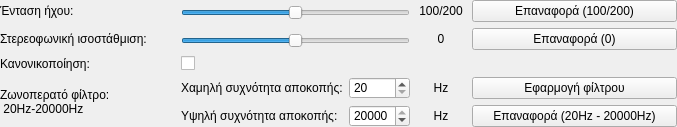
        <widget class="QFrame" name="frame_2">
         <property name="minimumSize">
          <size>
           <width>0</width>
           <height>0</height>
          </size>
         </property>
         <property name="styleSheet">
          <string notr="true">QFrame{border:none;}</string>
         </property>
         <property name="frameShape">
          <enum>QFrame::StyledPanel</enum>
         </property>
         <property name="frameShadow">
          <enum>QFrame::Raised</enum>
         </property>
         <layout class="QGridLayout" name="gridLayout_3">
          <property name="leftMargin">
           <number>0</number>
          </property>
          <property name="topMargin">
           <number>0</number>
          </property>
          <property name="rightMargin">
           <number>0</number>
          </property>
          <property name="bottomMargin">
           <number>0</number>
          </property>
          <item row="3" column="0">
           <widget class="QFrame" name="frame_6">
            <property name="sizePolicy">
             <sizepolicy hsizetype="Preferred" vsizetype="Fixed">
              <horstretch>0</horstretch>
              <verstretch>0</verstretch>
             </sizepolicy>
            </property>
            <property name="styleSheet">
             <string notr="true">QFrame{
	border:none;
}</string>
            </property>
            <property name="frameShape">
             <enum>QFrame::StyledPanel</enum>
            </property>
            <property name="frameShadow">
             <enum>QFrame::Raised</enum>
            </property>
            <layout class="QHBoxLayout" name="horizontalLayout_4">
             <property name="leftMargin">
              <number>0</number>
             </property>
             <property name="topMargin">
              <number>0</number>
             </property>
             <property name="rightMargin">
              <number>0</number>
             </property>
             <property name="bottomMargin">
              <number>0</number>
             </property>
             <item>
              <widget class="QLabel" name="label_7">
               <property name="minimumSize">
                <size>
                 <width>175</width>
                 <height>0</height>
                </size>
               </property>
               <property name="maximumSize">
                <size>
                 <width>175</width>
                 <height>16777215</height>
                </size>
               </property>
               <property name="styleSheet">
                <string notr="true">QLabel{border:none;}</string>
               </property>
               <property name="text">
                <string>Ζωνοπερατό φίλτρο:
 20Hz-20000Hz</string>
               </property>
              </widget>
             </item>
             <item>
              <widget class="QFrame" name="frame_13">
               <property name="frameShape">
                <enum>QFrame::StyledPanel</enum>
               </property>
               <property name="frameShadow">
                <enum>QFrame::Raised</enum>
               </property>
               <layout class="QGridLayout" name="gridLayout_4">
                <property name="leftMargin">
                 <number>0</number>
                </property>
                <property name="topMargin">
                 <number>0</number>
                </property>
                <property name="rightMargin">
                 <number>0</number>
                </property>
                <property name="bottomMargin">
                 <number>0</number>
                </property>
                <item row="1" column="1">
                 <widget class="QSpinBox" name="high_frequency">
                  <property name="whatsThis">
                   <string>Επιλογή της υψηλής συχνότητας του βαθυπερατού φίλτρου</string>
                  </property>
                  <property name="minimum">
                   <number>20</number>
                  </property>
                  <property name="maximum">
                   <number>20000</number>
                  </property>
                  <property name="singleStep">
                   <number>100</number>
                  </property>
                  <property name="value">
                   <number>20000</number>
                  </property>
                 </widget>
                </item>
                <item row="1" column="0">
                 <widget class="QLabel" name="label_11">
                  <property name="sizePolicy">
                   <sizepolicy hsizetype="Fixed" vsizetype="Preferred">
                    <horstretch>0</horstretch>
                    <verstretch>0</verstretch>
                   </sizepolicy>
                  </property>
                  <property name="text">
                   <string>Υψηλή συχνότητα αποκοπής:</string>
                  </property>
                 </widget>
                </item>
                <item row="1" column="2">
                 <widget class="QLabel" name="label_13">
                  <property name="minimumSize">
                   <size>
                    <width>50</width>
                    <height>0</height>
                   </size>
                  </property>
                  <property name="maximumSize">
                   <size>
                    <width>50</width>
                    <height>16777215</height>
                   </size>
                  </property>
                  <property name="text">
                   <string>Hz</string>
                  </property>
                  <property name="alignment">
                   <set>Qt::AlignCenter</set>
                  </property>
                 </widget>
                </item>
                <item row="1" column="3">
                 <widget class="QPushButton" name="reset_filter">
                  <property name="sizePolicy">
                   <sizepolicy hsizetype="Minimum" vsizetype="Maximum">
                    <horstretch>0</horstretch>
                    <verstretch>0</verstretch>
                   </sizepolicy>
                  </property>
                  <property name="minimumSize">
                   <size>
                    <width>205</width>
                    <height>0</height>
                   </size>
                  </property>
                  <property name="maximumSize">
                   <size>
                    <width>205</width>
                    <height>16777215</height>
                   </size>
                  </property>
                  <property name="whatsThis">
                   <string>Επαναφορά των ρυθμίσεων του ζωνοπερατού φίλτρου στις τιμές 20 Hz  έως 20000 Hz</string>
                  </property>
                  <property name="text">
                   <string>Επαναφορά (20Hz - 20000Hz)</string>
                  </property>
                  <property name="icon">
                   <iconset resource="../../../icons.qrc">
                    <normaloff>:/main-window/assets/images/main-window/default-filter.png</normaloff>:/main-window/assets/images/main-window/default-filter.png</iconset>
                  </property>
                 </widget>
                </item>
                <item row="0" column="2">
                 <widget class="QLabel" name="label_12">
                  <property name="minimumSize">
                   <size>
                    <width>50</width>
                    <height>0</height>
                   </size>
                  </property>
                  <property name="maximumSize">
                   <size>
                    <width>50</width>
                    <height>16777215</height>
                   </size>
                  </property>
                  <property name="text">
                   <string>Hz</string>
                  </property>
                  <property name="alignment">
                   <set>Qt::AlignCenter</set>
                  </property>
                 </widget>
                </item>
                <item row="0" column="3">
                 <widget class="QPushButton" name="apply_filter">
                  <property name="sizePolicy">
                   <sizepolicy hsizetype="Minimum" vsizetype="Maximum">
                    <horstretch>0</horstretch>
                    <verstretch>0</verstretch>
                   </sizepolicy>
                  </property>
                  <property name="minimumSize">
                   <size>
                    <width>205</width>
                    <height>0</height>
                   </size>
                  </property>
                  <property name="maximumSize">
                   <size>
                    <width>205</width>
                    <height>16777215</height>
                   </size>
                  </property>
                  <property name="whatsThis">
                   <string>Εφαρμογή των ρυθμίσεων του ζωνοπερατού φίλτρου</string>
                  </property>
                  <property name="text">
                   <string>Εφαρμογή φίλτρου</string>
                  </property>
                  <property name="icon">
                   <iconset resource="../../../icons.qrc">
                    <normaloff>:/main-window/assets/images/main-window/apply-filter.png</normaloff>:/main-window/assets/images/main-window/apply-filter.png</iconset>
                  </property>
                 </widget>
                </item>
                <item row="0" column="0">
                 <widget class="QLabel" name="label_10">
                  <property name="sizePolicy">
                   <sizepolicy hsizetype="Fixed" vsizetype="Preferred">
                    <horstretch>0</horstretch>
                    <verstretch>0</verstretch>
                   </sizepolicy>
                  </property>
                  <property name="text">
                   <string>Χαμηλή συχνότητα αποκοπής:</string>
                  </property>
                 </widget>
                </item>
                <item row="0" column="1">
                 <widget class="QSpinBox" name="low_frequency">
                  <property name="whatsThis">
                   <string>Επιλογή χαμηλής συχνότητας του υψιπερατού φίλτρου</string>
                  </property>
                  <property name="minimum">
                   <number>20</number>
                  </property>
                  <property name="maximum">
                   <number>20000</number>
                  </property>
                  <property name="singleStep">
                   <number>100</number>
                  </property>
                 </widget>
                </item>
               </layout>
              </widget>
             </item>
            </layout>
           </widget>
          </item>
          <item row="2" column="0">
           <widget class="QFrame" name="frame_5">
            <property name="sizePolicy">
             <sizepolicy hsizetype="Preferred" vsizetype="Fixed">
              <horstretch>0</horstretch>
              <verstretch>0</verstretch>
             </sizepolicy>
            </property>
            <property name="styleSheet">
             <string notr="true">QFrame{
	border:none;
}</string>
            </property>
            <property name="frameShape">
             <enum>QFrame::StyledPanel</enum>
            </property>
            <property name="frameShadow">
             <enum>QFrame::Raised</enum>
            </property>
            <layout class="QHBoxLayout" name="horizontalLayout_3">
             <property name="leftMargin">
              <number>0</number>
             </property>
             <property name="topMargin">
              <number>0</number>
             </property>
             <property name="rightMargin">
              <number>0</number>
             </property>
             <property name="bottomMargin">
              <number>0</number>
             </property>
             <item>
              <widget class="QLabel" name="label_6">
               <property name="minimumSize">
                <size>
                 <width>175</width>
                 <height>0</height>
                </size>
               </property>
               <property name="maximumSize">
                <size>
                 <width>175</width>
                 <height>16777215</height>
                </size>
               </property>
               <property name="styleSheet">
                <string notr="true">QLabel{border:none;}</string>
               </property>
               <property name="text">
                <string>Κανονικοποίηση:</string>
               </property>
              </widget>
             </item>
             <item>
              <widget class="QCheckBox" name="is_normalized">
               <property name="whatsThis">
                <string>Ενεργοποίση ή μη της κανονικοποίησης της έντασης του ήχου με σκοπό την μείωση των μεγάλων μεταβολών της έντασης</string>
               </property>
               <property name="text">
                <string/>
               </property>
              </widget>
             </item>
            </layout>
           </widget>
          </item>
          <item row="1" column="0">
           <widget class="QFrame" name="frame_4">
            <property name="sizePolicy">
             <sizepolicy hsizetype="Preferred" vsizetype="Fixed">
              <horstretch>0</horstretch>
              <verstretch>0</verstretch>
             </sizepolicy>
            </property>
            <property name="styleSheet">
             <string notr="true">QFrame{
	border:none;
}</string>
            </property>
            <property name="frameShape">
             <enum>QFrame::StyledPanel</enum>
            </property>
            <property name="frameShadow">
             <enum>QFrame::Raised</enum>
            </property>
            <layout class="QHBoxLayout" name="horizontalLayout_2">
             <property name="leftMargin">
              <number>0</number>
             </property>
             <property name="topMargin">
              <number>0</number>
             </property>
             <property name="rightMargin">
              <number>0</number>
             </property>
             <property name="bottomMargin">
              <number>0</number>
             </property>
             <item>
              <widget class="QLabel" name="label_5">
               <property name="minimumSize">
                <size>
                 <width>175</width>
                 <height>0</height>
                </size>
               </property>
               <property name="maximumSize">
                <size>
                 <width>175</width>
                 <height>16777215</height>
                </size>
               </property>
               <property name="styleSheet">
                <string notr="true">QLabel{border:none;}</string>
               </property>
               <property name="text">
                <string>Στερεοφωνική ισοστάθμιση:</string>
               </property>
              </widget>
             </item>
             <item>
              <widget class="QFrame" name="frame_12">
               <property name="sizePolicy">
                <sizepolicy hsizetype="Expanding" vsizetype="Preferred">
                 <horstretch>0</horstretch>
                 <verstretch>0</verstretch>
                </sizepolicy>
               </property>
               <property name="frameShape">
                <enum>QFrame::StyledPanel</enum>
               </property>
               <property name="frameShadow">
                <enum>QFrame::Raised</enum>
               </property>
               <layout class="QVBoxLayout" name="verticalLayout_2">
                <property name="spacing">
                 <number>0</number>
                </property>
                <property name="leftMargin">
                 <number>0</number>
                </property>
                <property name="topMargin">
                 <number>0</number>
                </property>
                <property name="rightMargin">
                 <number>0</number>
                </property>
                <property name="bottomMargin">
                 <number>0</number>
                </property>
                <item>
                 <spacer name="verticalSpacer_3">
                  <property name="orientation">
                   <enum>Qt::Vertical</enum>
                  </property>
                  <property name="sizeHint" stdset="0">
                   <size>
                    <width>20</width>
                    <height>5</height>
                   </size>
                  </property>
                 </spacer>
                </item>
                <item>
                 <widget class="QSlider" name="pan_slider">
                  <property name="whatsThis">
                   <string>Ρύθμιση της στερεοφωνικής ισοστάθμισης (τιμές από -100 έως 100)</string>
                  </property>
                  <property name="minimum">
                   <number>-100</number>
                  </property>
                  <property name="maximum">
                   <number>100</number>
                  </property>
                  <property name="value">
                   <number>0</number>
                  </property>
                  <property name="orientation">
                   <enum>Qt::Horizontal</enum>
                  </property>
                 </widget>
                </item>
                <item>
                 <spacer name="verticalSpacer_4">
                  <property name="orientation">
                   <enum>Qt::Vertical</enum>
                  </property>
                  <property name="sizeHint" stdset="0">
                   <size>
                    <width>20</width>
                    <height>1</height>
                   </size>
                  </property>
                 </spacer>
                </item>
               </layout>
              </widget>
             </item>
             <item>
              <widget class="QLabel" name="pan_label">
               <property name="minimumSize">
                <size>
                 <width>50</width>
                 <height>0</height>
                </size>
               </property>
               <property name="maximumSize">
                <size>
                 <width>50</width>
                 <height>16777215</height>
                </size>
               </property>
               <property name="text">
                <string>0</string>
               </property>
               <property name="alignment">
                <set>Qt::AlignCenter</set>
               </property>
              </widget>
             </item>
             <item>
              <widget class="QPushButton" name="reset_pan">
               <property name="sizePolicy">
                <sizepolicy hsizetype="Minimum" vsizetype="Maximum">
                 <horstretch>0</horstretch>
                 <verstretch>0</verstretch>
                </sizepolicy>
               </property>
               <property name="minimumSize">
                <size>
                 <width>205</width>
                 <height>0</height>
                </size>
               </property>
               <property name="maximumSize">
                <size>
                 <width>205</width>
                 <height>16777215</height>
                </size>
               </property>
               <property name="whatsThis">
                <string>Επαναφορά της τιμής της στερεοφωνικής ισοστάθμισης στην τιμή 0 (ίση ένταση ήχου στο αριστερό και στο δεξιό ηχείο)</string>
               </property>
               <property name="text">
                <string>Επαναφορά (0)</string>
               </property>
              </widget>
             </item>
            </layout>
           </widget>
          </item>
          <item row="0" column="0">
           <widget class="QFrame" name="frame_3">
            <property name="sizePolicy">
             <sizepolicy hsizetype="Preferred" vsizetype="Fixed">
              <horstretch>0</horstretch>
              <verstretch>0</verstretch>
             </sizepolicy>
            </property>
            <property name="styleSheet">
             <string notr="true">QFrame{
	border:none;
}</string>
            </property>
            <property name="frameShape">
             <enum>QFrame::StyledPanel</enum>
            </property>
            <property name="frameShadow">
             <enum>QFrame::Raised</enum>
            </property>
            <layout class="QHBoxLayout" name="horizontalLayout">
             <property name="leftMargin">
              <number>0</number>
             </property>
             <property name="topMargin">
              <number>0</number>
             </property>
             <property name="rightMargin">
              <number>0</number>
             </property>
             <property name="bottomMargin">
              <number>0</number>
             </property>
             <item>
              <widget class="QLabel" name="label_4">
               <property name="minimumSize">
                <size>
                 <width>175</width>
                 <height>0</height>
                </size>
               </property>
               <property name="maximumSize">
                <size>
                 <width>175</width>
                 <height>16777215</height>
                </size>
               </property>
               <property name="styleSheet">
                <string notr="true">QLabel{border:none;}</string>
               </property>
               <property name="text">
                <string>Ένταση ήχου:</string>
               </property>
              </widget>
             </item>
             <item>
              <widget class="QFrame" name="frame_9">
               <property name="sizePolicy">
                <sizepolicy hsizetype="Expanding" vsizetype="Preferred">
                 <horstretch>0</horstretch>
                 <verstretch>0</verstretch>
                </sizepolicy>
               </property>
               <property name="frameShape">
                <enum>QFrame::StyledPanel</enum>
               </property>
               <property name="frameShadow">
                <enum>QFrame::Raised</enum>
               </property>
               <layout class="QVBoxLayout" name="verticalLayout">
                <property name="spacing">
                 <number>0</number>
                </property>
                <property name="leftMargin">
                 <number>0</number>
                </property>
                <property name="topMargin">
                 <number>0</number>
                </property>
                <property name="rightMargin">
                 <number>0</number>
                </property>
                <property name="bottomMargin">
                 <number>0</number>
                </property>
                <item>
                 <spacer name="verticalSpacer">
                  <property name="orientation">
                   <enum>Qt::Vertical</enum>
                  </property>
                  <property name="sizeHint" stdset="0">
                   <size>
                    <width>20</width>
                    <height>5</height>
                   </size>
                  </property>
                 </spacer>
                </item>
                <item>
                 <widget class="QSlider" name="volume_slider">
                  <property name="whatsThis">
                   <string>Ρύθμιση της εντάσης αρχείου ήχου (φυσιολογικές τιμές από 0 έως 100)</string>
                  </property>
                  <property name="maximum">
                   <number>200</number>
                  </property>
                  <property name="value">
                   <number>100</number>
                  </property>
                  <property name="orientation">
                   <enum>Qt::Horizontal</enum>
                  </property>
                 </widget>
                </item>
                <item>
                 <spacer name="verticalSpacer_2">
                  <property name="orientation">
                   <enum>Qt::Vertical</enum>
                  </property>
                  <property name="sizeHint" stdset="0">
                   <size>
                    <width>20</width>
                    <height>1</height>
                   </size>
                  </property>
                 </spacer>
                </item>
               </layout>
              </widget>
             </item>
             <item>
              <widget class="QLabel" name="volume_label">
               <property name="minimumSize">
                <size>
                 <width>50</width>
                 <height>0</height>
                </size>
               </property>
               <property name="maximumSize">
                <size>
                 <width>50</width>
                 <height>16777215</height>
                </size>
               </property>
               <property name="text">
                <string>100/200</string>
               </property>
               <property name="alignment">
                <set>Qt::AlignCenter</set>
               </property>
              </widget>
             </item>
             <item>
              <widget class="QPushButton" name="reset_volume">
               <property name="sizePolicy">
                <sizepolicy hsizetype="Minimum" vsizetype="Maximum">
                 <horstretch>0</horstretch>
                 <verstretch>0</verstretch>
                </sizepolicy>
               </property>
               <property name="minimumSize">
                <size>
                 <width>205</width>
                 <height>0</height>
                </size>
               </property>
               <property name="maximumSize">
                <size>
                 <width>205</width>
                 <height>16777215</height>
                </size>
               </property>
               <property name="whatsThis">
                <string>Επαναφορά της έντασης αρχείου ήχου στην τιμή 100</string>
               </property>
               <property name="text">
                <string>Επαναφορά (100/200)</string>
               </property>
              </widget>
             </item>
            </layout>
           </widget>
          </item>
         </layout>
        </widget>
